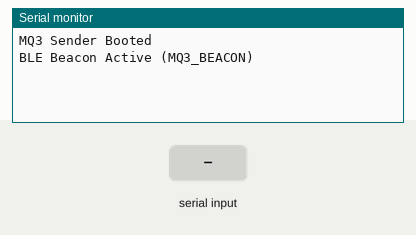
Recording of a sketch running on a simulated ESP32. Shown: the last lines printed to the serial monitor. The inputs (shaded band) are chosen by the test bench. Nothing arrives over Bluetooth unless stated.

Above: at 1.5 s.
1.6 s: "5\n" received over the second serial link
At 2.8 s:
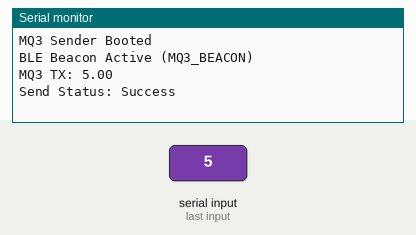
3.1 s: "90\n" received over the second serial link
At 4.0 s:
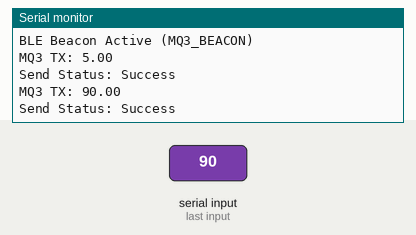

Measured:
- after the input at 1.6 s, the serial monitor: prints a new line at once (image 1)
- after the input at 3.1 s, the serial monitor: prints a new line at once (image 2)

The sketch:

esp.ino
```cpp
#include <WiFi.h>
#include <esp_now.h>
#include <BLEDevice.h>
#include <BLEUtils.h>
#include <BLEAdvertising.h>
#include "esp_wifi.h"

// ==============================
//  STRUCT FOR SENDING DATA
// ==============================
typedef struct struct_message {
  char nodeId[8];
  float value;
} struct_message;

struct_message dataToSend;

// ==============================
//  RECEIVER MAC ADDRESS
// ==============================
uint8_t receiverAddress[] = {0xFC, 0x01, 0x2C, 0xCC, 0x7C, 0x24};

// ==============================
//  SEND CALLBACK
// ==============================
void OnDataSent(const wifi_tx_info_t *info, esp_now_send_status_t status) {
  Serial.print("Send Status: ");
  Serial.println(status == ESP_NOW_SEND_SUCCESS ? "Success" : "Fail");
}

// ==============================
//  STRICT NUMERIC VALIDATOR
// ==============================
bool isNumeric(const String &s) {
  if (s.length() == 0) return false;
  int dots = 0;
  int start = (s[0] == '-') ? 1 : 0;
  for (int i = start; i < s.length(); i++) {
    char c = s[i];
    if (isdigit(c)) continue;
    if (c == '.' && dots == 0) { dots++; continue; }
    return false;
  }
  return true;
}

String serialBuffer = "";

// BLE Advertising object
BLEAdvertising *pAdvertising;

// ==============================
//  SETUP
// ==============================
void setup() {
  Serial.begin(115200);
  Serial1.begin(9600, SERIAL_8N1, 17, 18);

  delay(300);
  Serial.println("MQ3 Sender Booted");

  // -------- ESP-NOW SETUP --------
  WiFi.mode(WIFI_STA);

  // CRITICAL FIX for BLE+ESP-NOW coexistence
  esp_wifi_set_ps(WIFI_PS_NONE);

  if (esp_now_init() != ESP_OK) {
    Serial.println("ESP-NOW Init Failed!");
    return;
  }

  esp_now_register_send_cb(OnDataSent);

  esp_now_peer_info_t peerInfo = {};
  memcpy(peerInfo.peer_addr, receiverAddress, 6);
  peerInfo.channel = 0;
  peerInfo.encrypt = false;
  esp_now_add_peer(&peerInfo);

  strncpy(dataToSend.nodeId, "MQ3", sizeof(dataToSend.nodeId));

  // -------- BLE BEACON SETUP --------
  BLEDevice::init("MQ3_BEACON");

  pAdvertising = BLEDevice::getAdvertising();
  pAdvertising->setScanResponse(false);   // IMPORTANT FOR S3
  pAdvertising->setMinInterval(160);
  pAdvertising->setMaxInterval(240);

  BLEAdvertisementData adv;
  adv.setName("MQ3_BEACON");  // Receiver will match this
  adv.setFlags(0x04);

  // NO manufacturer data — avoids API issues

  pAdvertising->setAdvertisementData(adv);
  pAdvertising->start();

  Serial.println("BLE Beacon Active (MQ3_BEACON)");
}

// ==============================
//  MAIN LOOP
// ==============================
void loop() {
  while (Serial1.available()) {
    char c = Serial1.read();

    if (c == '\n' || c == '\r') {
      if (serialBuffer.length() > 0 && isNumeric(serialBuffer)) {

        float value = serialBuffer.toFloat();
        if (value > 1.0) {
          dataToSend.value = value;

          Serial.print("MQ3 TX: ");
          Serial.println(value);

          esp_now_send(receiverAddress, (uint8_t*)&dataToSend, sizeof(dataToSend));
        }
      }
      serialBuffer = "";
    }
    else {
      serialBuffer += c;
    }
  }
}
```
